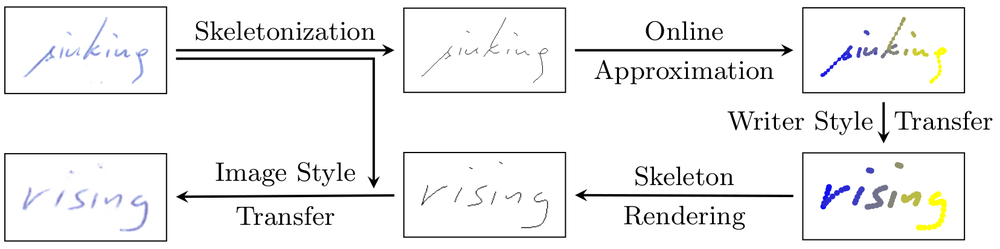
#> input picture pipeline.png, 1000 x 249 px, shrunk from 1656 x 413 before the run
$ python dataset_to_pix2pix.py ../.. out
#> lines starting #> are read from the running program, lines starting #| are printed output that depends on the picture
### algorithms/image_cut_and_fill.py


import random

from PIL import Image


def randomPos(outputSize, inputSize):

    if outputSize > inputSize:
        return random.randrange(outputSize - inputSize)
    else:
        return random.randint(outputSize - inputSize, 0)


def generateCutOffset(outputSize, inputSize):

    result = []
    for s1, s2 in zip(outputSize, inputSize):
        result.append(randomPos(s1, s2))

    return tuple(result)


def cutImageWithOffset(outputSize, image, cutOffset):
    newImage = Image.new('RGB', outputSize, (255, 255, 255))
    newImage.paste(image, cutOffset)
    return newImage


def cutSingleImage(outputSize, image):
    cutOffset = generateCutOffset(outputSize, image.size)
    return cutImageWithOffset(outputSize, image, cutOffset)


# [18 lines left out: function cutAndJoinDualImages, not called in this run]

### tools/pix2pix/dataset_to_pix2pix.py
#!/usr/bin/env python3

import argparse
import os

from PIL import Image

from algorithms.image_cut_and_fill import generateCutOffset, cutImageWithOffset

from tqdm import tqdm

import json


def findSmallestMultipleOf(num, multiplier):
    numInt = int(num)
    multiplierInt = int(multiplier)

    numberOfTimes = (numInt-1)//multiplierInt
    return (numberOfTimes+1)*multiplierInt


def processImages(imgA, imgB, outSize):
    width, height = imgA.size

    if outSize:
        outWidth, outHeight = outSize
    else:
        outWidth = findSmallestMultipleOf(width, 256)
        outHeight = findSmallestMultipleOf(height, 256)

    outImg = Image.new("RGB", (2*outWidth, outHeight), (255, 255, 255))

    cutOffset = generateCutOffset((outWidth, outHeight), (width, height))

    outImgA = cutImageWithOffset((outWidth, outHeight), imgA, cutOffset)
    outImg.paste(outImgA, (0, 0))

    if imgB:
        outImgB = cutImageWithOffset((outWidth, outHeight), imgB, cutOffset)
        outImg.paste(outImgB, (outWidth, 0))

    return outImg, {'offset': cutOffset, 'size': (width, height)}


def main():

    parser = argparse.ArgumentParser(description='Resizes all inputs to multiples of 256 and adds a white area to the right, preparing the data for pix2pix inference.')
    parser.add_argument('--inputB', default=None, help='The B side input folder')
    parser.add_argument('--out-size', nargs=2, type=int, default=None, metavar=('SIZE_X', 'SIZE_Y'), help='The size of the generated images.')
    parser.add_argument('--min-size', type=int, default=0, help='The minimum size of the input images')
    parser.add_argument('inputA', help='The A side input folder')
    parser.add_argument('output', help='The output folder for pix2pix training')
    args = parser.parse_args()

    print(args)

    if not os.path.isdir(args.output):
        os.makedirs(args.output)

    metaData = {}

    fileNames = set([f for f in os.listdir(args.inputA) if os.path.isfile(os.path.join(args.inputA, f))])
    for fileName in tqdm(fileNames):
        fileNameA = os.path.join(args.inputA, fileName)

        imgA = Image.open(fileNameA)
#> imgA is the input picture: PIL image 1000x249 RGBA; mean R, G, B, A 241.3, 241.3, 241.4, 255
        imgB = None

        if imgA.size[0] < args.min_size or imgA.size[1] < args.min_size:
            continue

        if args.inputB:
            fileNameB = os.path.join(args.inputB, fileName)
            if os.path.isfile(fileNameB):
                imgB = Image.open(fileNameB)
                if imgA.size != imgB.size:
                    print('\n', imgA.size, imgB.size)
                assert(imgA.size == imgB.size)

        imgOut, cropInfo = processImages(imgA, imgB, args.out_size)
#> in processImages, `outImg = Image.new("RGB", (2*outWidth, outHeight), (255, 255, 255))`: outImg: PIL image 2048x256 RGB; every value is 255
#> in cutImageWithOffset, `newImage = Image.new('RGB', outputSize, (255, 255, 255))`: newImage: PIL image 1024x256 RGB; every value is 255
#> in cutImageWithOffset, `newImage.paste(image, cutOffset)`:
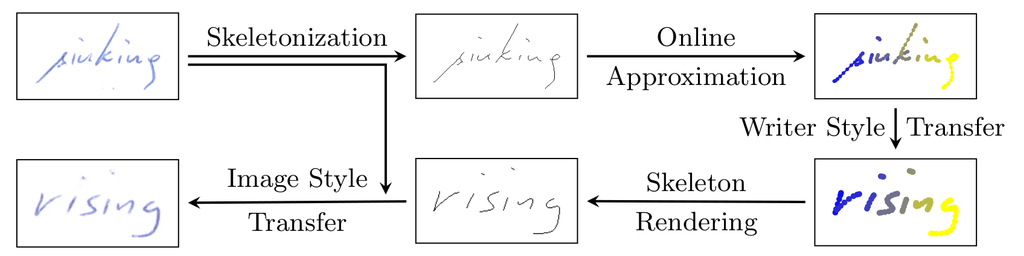
#> newImage: PIL image 1024x256 RGB; mean R, G, B 242, 242, 242.1
#> in processImages, `outImg.paste(outImgA, (0, 0))`:
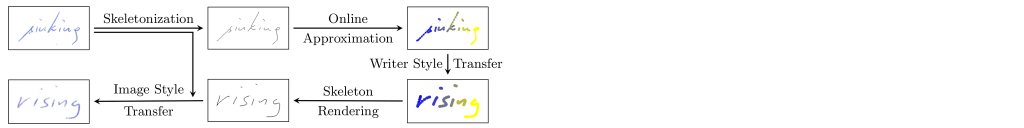
#> outImg: PIL image 2048x256 RGB (shown at 1/2 size); mean R, G, B 248.5, 248.5, 248.5
#> cropInfo = {'offset': (12, 6), 'size': (1000, 249)}
        imgOut.save(os.path.join(args.output, fileName))

        metaData[fileName] = cropInfo
#> pass 2 of the loop in main, `for fileName in tqdm(fileNames):`:
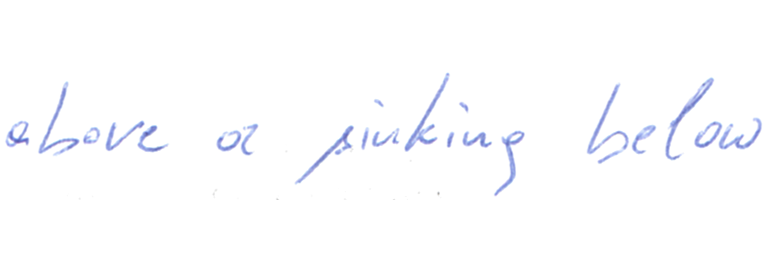
#> input picture input.png, 768 x 256 px
#> in main, imgA is the input picture: PIL image 768x256 RGB; mean R, G, B 251.9, 252.3, 254.2
#> in processImages (call 2), `outImg.paste(outImgA, (0, 0))`:
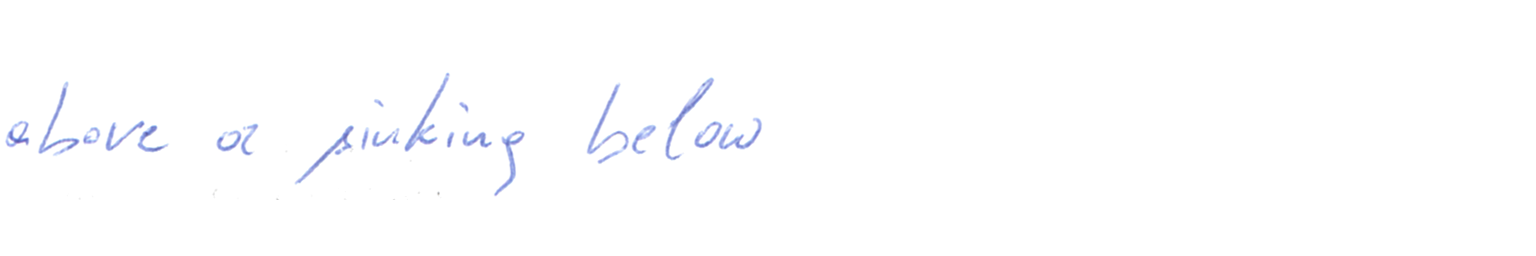
#> outImg: PIL image 1536x256 RGB; mean R, G, B 253.4, 253.7, 254.6
#> cropInfo = {'offset': (0, 0), 'size': (768, 256)}

    with open(os.path.join(args.output, 'metadata.json'), 'w') as metaDataFile:
        json.dump(metaData, metaDataFile, sort_keys=True, indent=4)


if __name__ == "__main__":
    main()
